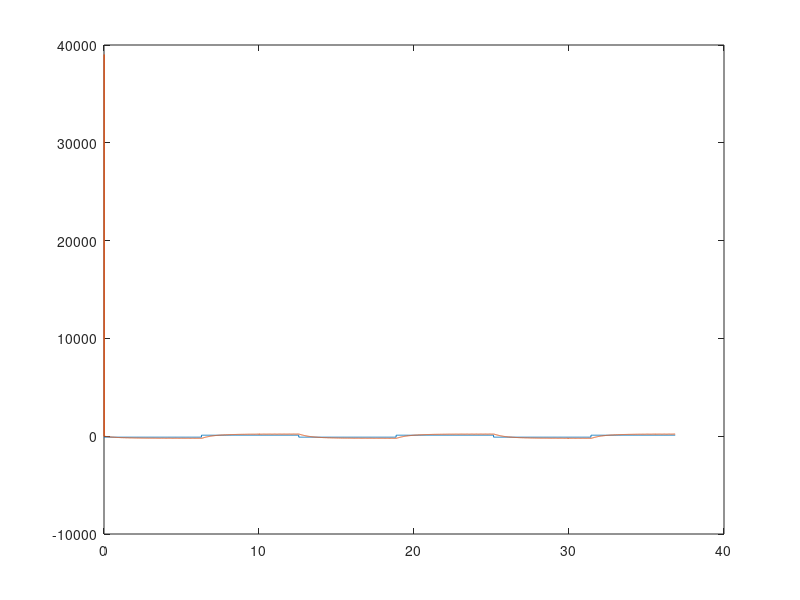

Recreate this plot in MATLAB.
load square_1.mat

t = StateData.time;
s = StateData.signals;

% for i = 1:8
%     subplot(2, 4, i)
%     plot(t, s(i).values)
%     title(s(i).label)
% 
% end

u = s(1).values;
vel = s(6).values;

plot(t, u*200, t, vel)
